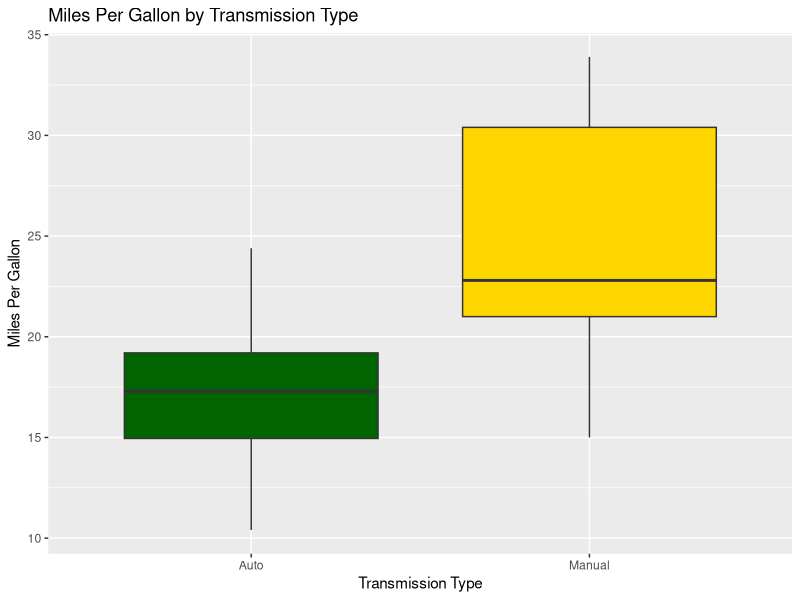
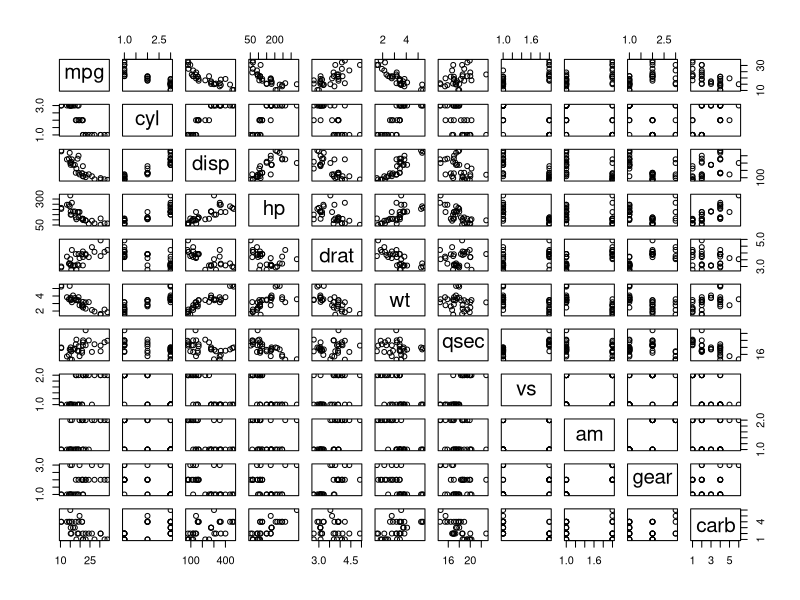
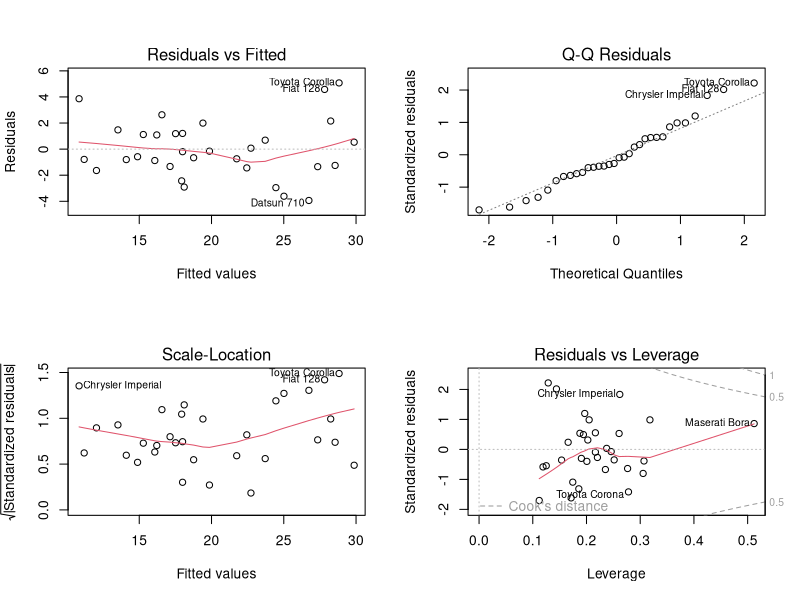

These charts were generated, in order, by the following R code:
## ---- chunk 1
knitr::opts_chunk$set(echo = TRUE)
## ---- chunk 2
#Read data
data(mtcars)

#Examine data structure
str(mtcars)

#Coerce appropriate variables into factors
mtcars$cyl<-factor(mtcars$cyl)
mtcars$vs<-factor(mtcars$vs)
mtcars$gear<-factor(mtcars$gear)
mtcars$carb<-factor(mtcars$carb)
mtcars$am<-factor(mtcars$am,labels = c("Auto","Manual"))

#Confirm variable conversion
str(mtcars)
## ---- chunk 3
library(ggplot2)

ggplot(mtcars,aes(x = am, y = mpg)) +
        geom_boxplot(fill = c("darkgreen","gold"))+
        labs(x = "Transmission Type",y="Miles Per Gallon", title = "Miles Per Gallon by Transmission Type" )
## ---- chunk 4
aggregate(mpg~am, data = mtcars, mean)
## ---- chunk 5
auto<-mtcars[mtcars$am=="Auto",]
man<-mtcars[mtcars$am=="Manual",]
t.test(auto$mpg, man$mpg)
## ---- chunk 6
fit<-lm(mpg~am, mtcars)
summary(fit)
## ---- chunk 7
pairs(mpg ~., data =mtcars)
## ---- chunk 8
fit2<-lm(mpg~am + cyl + disp + hp + wt, data = mtcars)
summary(fit2)
anova(fit,fit2)
## ---- chunk 9
par(mfrow=c(2,2))
plot(fit2)
